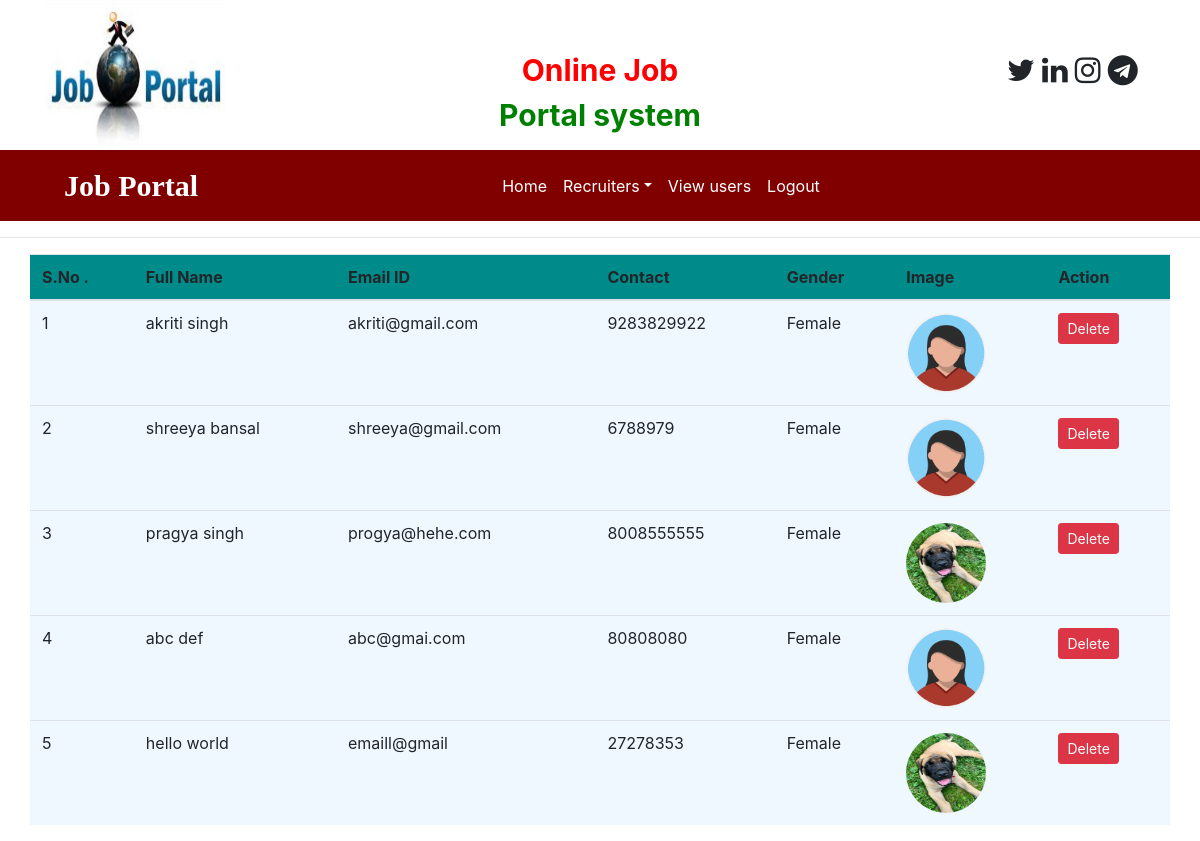
/view_users (signed in), run on the app's committed database.
### job/models.py (models this page shows, shortened)
class StudentUser(models.Model):
    user = models.ForeignKey(User,on_delete=models.CASCADE)
    mobile = models.CharField(max_length=10,null=True)
    image = models.FileField(null=True)
    gender = models.CharField(max_length=10,null=True)
    type = models.CharField(max_length=15,null=True)

### job/views.py (the view)
# urls.py: path('view_users', view_users, name="view_users"),
def view_users(request):
    if not request.user.is_authenticated:
        return redirect('admin_login')
    data = StudentUser.objects.all()
    d = {'data':data}
    return render(request,'view_users.html',d)

### job/templates/view_users.html
{% load static %}
{% block body %}
{% include 'admin_navigation.html' %}
<hr>
<table class="table table-hover container" id="example">
    <thead>
    <tr style = "background-color : 008B8B">
        <th>S.No .</th>
        <th>Full Name</th>
        <th>Email ID</th>
        <th>Contact</th>
        <th>Gender</th>
        <th>Image</th>
        <th>Action</th>
    </tr>
    </thead>
    <tbody>
    {% for i in data %}
    <tr style = "background-color : F0F8FF">
        <td>{{forloop.counter}}</td>
        <td>{{i.user.first_name}} {{i.user.last_name}}</td>
        <td>{{i.user.username}}</td>
        <td>{{i.mobile}}</td>
        <td>{{i.gender}}</td>
        <td><img src="{{i.image.url}}" style="width:80px ; height : 80px ; border-radius:50%"></td>
        <td><a href="{% url 'delete_user' i.id %}" class="btn btn-danger btn-sm" onclick="return confirm('Are you sure?')">Delete</a></td>
    </tr>
    {% endfor %}
    </tbody>
</table>
{% endblock %}

### data on the page
StudentUser: user.first_name "akriti", user.last_name "singh", user.username "akriti@gmail.com", mobile "9283829922", gender "Female", image (picture)
StudentUser: user.first_name "shreeya", user.last_name "bansal", user.username "shreeya@gmail.com", mobile "6788979", gender "Female", image (picture)
StudentUser: user.first_name "pragya", user.last_name "singh", user.username "progya@hehe.com", mobile "8008555555", gender "Female", image (picture)
StudentUser: user.first_name "abc", user.last_name "def", user.username "abc@gmai.com", mobile "80808080", gender "Female", image (picture)
StudentUser: user.first_name "hello", user.last_name "world", user.username "emaill@gmail", mobile "27278353", gender "Female", image (picture)
